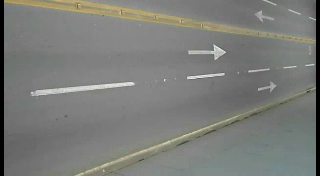
#> input picture frame 37 of 09_Trafikteki_Araclari_Sayma(CarCounting)/traffic.avi, 320 x 176 px
$ python 01_Trafikteki_Araclari_Sayma.py
#> lines starting #> are read from the running program, lines starting #| are printed output that depends on the picture; after the words box and inside, x2 and y2 are one past the last pixel; in counts of white or black regions, pixels touching at a corner belong together
import cv2
import numpy as np

vid = cv2.VideoCapture("traffic.avi")
backGraung = cv2.createBackgroundSubtractorMOG2()
c = 0

while True:
    ret, frame = vid.read()
#> frame is the input picture: shape (176, 320, 3); mean B, G, R 121, 124.5, 123.3
    if ret:
        fgmask = backGraung.apply(frame)
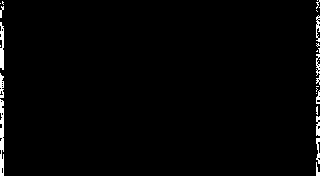
#> fgmask: shape (176, 320); values 127 (black) and 255 (white), 1.6% white; 26 white regions (15 under 20 px), largest, box (x1, y1, x2, y2) and area: (0, 99, 4, 176) 256, (0, 22, 4, 70) 151, (0, 73, 4, 98) 74
        cv2.imshow("img", fgmask)

        if cv2.waitKey(1) & 0xFF==ord("q"): break
#> (key q is pressed here)

vid.release()
cv2.destroyAllWindows()

$ run again, starting later in the video
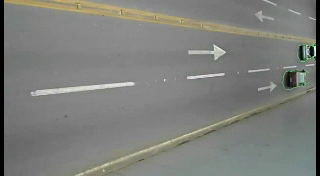
#> input picture frame 168 of 09_Trafikteki_Araclari_Sayma(CarCounting)/traffic.avi, 320 x 176 px
#> frame is the input picture: shape (176, 320, 3); mean B, G, R 122.7, 126.8, 125.5
#> `fgmask = backGraung.apply(frame)`:
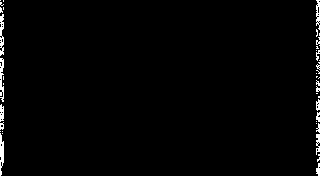
#> fgmask: shape (176, 320); values 127 (black) and 255 (white), 1.5% white; 44 white regions (32 under 20 px), largest, box (x1, y1, x2, y2) and area: (0, 14, 4, 56) 117, (0, 58, 4, 102) 117, (0, 133, 4, 176) 117

$ run again, starting later in the video
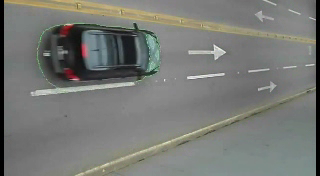
#> input picture frame 299 of 09_Trafikteki_Araclari_Sayma(CarCounting)/traffic.avi, 320 x 176 px
#> frame is the input picture: shape (176, 320, 3); mean B, G, R 117.1, 121.2, 119.4
#> `fgmask = backGraung.apply(frame)`:
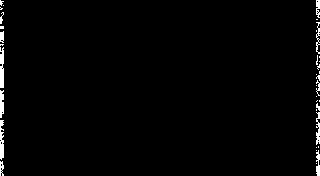
#> fgmask: shape (176, 320); values 127 (black) and 255 (white), 1.6% white; 35 white regions (24 under 20 px), largest, box (x1, y1, x2, y2) and area: (0, 47, 4, 88) 145, (0, 120, 4, 160) 126, (0, 90, 4, 118) 94
